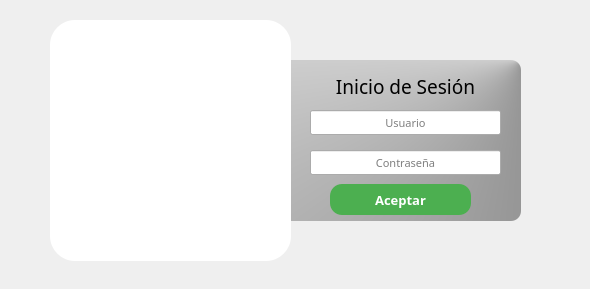
<?xml version="1.0" encoding="UTF-8"?>
<ui version="4.0">
 <class>Form</class>
 <widget class="QWidget" name="Form">
  <property name="geometry">
   <rect>
    <x>0</x>
    <y>0</y>
    <width>590</width>
    <height>289</height>
   </rect>
  </property>
  <property name="windowTitle">
   <string>Form</string>
  </property>
  <property name="styleSheet">
   <string notr="true">#w_login{
	border-top-right-radius: 10px;
	border-bottom-right-radius: 10px;
}

#btn_aceptar_ingreso{
	background-color: rgb(76, 175, 80);
	border-radius: 12px;
	color: rgb(255, 255, 255);
}
#btn_aceptar_ingreso:hover{
	background-color: rgb(0, 194, 12);
}
*[objectName *=&quot;btn_manejoventana&quot;]{
	background-color: transparent;
}
*[objectName *=&quot;txt&quot;]{
	background-color: rgb(255, 255, 255);
}</string>
  </property>
  <layout class="QGridLayout" name="gridLayout">
   <property name="leftMargin">
    <number>0</number>
   </property>
   <property name="topMargin">
    <number>0</number>
   </property>
   <property name="rightMargin">
    <number>0</number>
   </property>
   <property name="bottomMargin">
    <number>0</number>
   </property>
   <property name="spacing">
    <number>0</number>
   </property>
   <item row="0" column="0">
    <widget class="QWidget" name="widget" native="true">
     <property name="styleSheet">
      <string notr="true"/>
     </property>
     <widget class="QWidget" name="w_login" native="true">
      <property name="geometry">
       <rect>
        <x>290</x>
        <y>60</y>
        <width>231</width>
        <height>161</height>
       </rect>
      </property>
      <property name="minimumSize">
       <size>
        <width>230</width>
        <height>0</height>
       </size>
      </property>
      <property name="styleSheet">
       <string notr="true">#w_login{
background-color: qconicalgradient(cx:1, cy:0, angle:113.6, stop:0.0397727 rgba(237, 237, 237, 255), stop:0.585227 rgba(117, 117, 117, 255));
	box-shadow: 5px 5px 50px rgba(0, 0, 0, 20);
}</string>
      </property>
      <widget class="QLabel" name="label">
       <property name="geometry">
        <rect>
         <x>30</x>
         <y>15</y>
         <width>171</width>
         <height>23</height>
        </rect>
       </property>
       <property name="font">
        <font>
         <family>Albertus Extra Bold</family>
         <pointsize>14</pointsize>
         <weight>50</weight>
         <bold>false</bold>
        </font>
       </property>
       <property name="text">
        <string>Inicio de Sesión</string>
       </property>
       <property name="alignment">
        <set>Qt::AlignCenter</set>
       </property>
      </widget>
      <widget class="QLineEdit" name="txt_usuario">
       <property name="geometry">
        <rect>
         <x>20</x>
         <y>50</y>
         <width>191</width>
         <height>25</height>
        </rect>
       </property>
       <property name="font">
        <font>
         <family>Albertus Extra Bold</family>
         <pointsize>8</pointsize>
        </font>
       </property>
       <property name="styleSheet">
        <string notr="true"/>
       </property>
       <property name="alignment">
        <set>Qt::AlignCenter</set>
       </property>
       <property name="placeholderText">
        <string>Usuario</string>
       </property>
      </widget>
      <widget class="QLineEdit" name="txt_usuarioPassword">
       <property name="geometry">
        <rect>
         <x>20</x>
         <y>90</y>
         <width>191</width>
         <height>25</height>
        </rect>
       </property>
       <property name="font">
        <font>
         <family>Albertus Extra Bold</family>
         <pointsize>8</pointsize>
        </font>
       </property>
       <property name="echoMode">
        <enum>QLineEdit::Password</enum>
       </property>
       <property name="alignment">
        <set>Qt::AlignCenter</set>
       </property>
       <property name="placeholderText">
        <string>Contraseña</string>
       </property>
      </widget>
      <widget class="QPushButton" name="btn_aceptar_ingreso">
       <property name="geometry">
        <rect>
         <x>40</x>
         <y>124</y>
         <width>141</width>
         <height>31</height>
        </rect>
       </property>
       <property name="minimumSize">
        <size>
         <width>0</width>
         <height>31</height>
        </size>
       </property>
       <property name="font">
        <font>
         <family>Albertus Medium</family>
         <pointsize>10</pointsize>
         <weight>75</weight>
         <bold>true</bold>
        </font>
       </property>
       <property name="cursor">
        <cursorShape>PointingHandCursor</cursorShape>
       </property>
       <property name="text">
        <string>Aceptar</string>
       </property>
      </widget>
     </widget>
     <widget class="QWidget" name="w_panelderecho_login" native="true">
      <property name="geometry">
       <rect>
        <x>50</x>
        <y>20</y>
        <width>241</width>
        <height>241</height>
       </rect>
      </property>
      <property name="styleSheet">
       <string notr="true">QWidget{
	background-color: rgb(255, 255, 255);
	border-radius:25px;
}</string>
      </property>
      <widget class="QLabel" name="label_2">
       <property name="geometry">
        <rect>
         <x>26</x>
         <y>80</y>
         <width>191</width>
         <height>91</height>
        </rect>
       </property>
       <property name="styleSheet">
        <string notr="true">QLabel{
	border-radius: 0px;
	border-image: url(:/imgs/LOGO_KREI.png);
		box-shadow: 5px 5px 50px rgba(0, 0, 0, 20);
}</string>
       </property>
       <property name="text">
        <string/>
       </property>
      </widget>
      <widget class="QPushButton" name="btn_manejoventana_2">
       <property name="geometry">
        <rect>
         <x>210</x>
         <y>10</y>
         <width>21</width>
         <height>21</height>
        </rect>
       </property>
       <property name="cursor">
        <cursorShape>PointingHandCursor</cursorShape>
       </property>
       <property name="text">
        <string/>
       </property>
       <property name="icon">
        <iconset resource="../../LUIS_ANGEL_VALLEJO/programakw/App/Source/icons.qrc">
         <normaloff>:/icons/Icon_Close.png</normaloff>:/icons/Icon_Close.png</iconset>
       </property>
       <property name="iconSize">
        <size>
         <width>25</width>
         <height>25</height>
        </size>
       </property>
      </widget>
      <widget class="QPushButton" name="btn_manejoventana">
       <property name="geometry">
        <rect>
         <x>187</x>
         <y>10</y>
         <width>21</width>
         <height>21</height>
        </rect>
       </property>
       <property name="cursor">
        <cursorShape>PointingHandCursor</cursorShape>
       </property>
       <property name="text">
        <string/>
       </property>
       <property name="icon">
        <iconset resource="../../LUIS_ANGEL_VALLEJO/programakw/App/Source/icons.qrc">
         <normaloff>:/icons/Icon_Minimize.png</normaloff>:/icons/Icon_Minimize.png</iconset>
       </property>
       <property name="iconSize">
        <size>
         <width>25</width>
         <height>25</height>
        </size>
       </property>
      </widget>
     </widget>
    </widget>
   </item>
  </layout>
 </widget>
 <resources>
  <include location="../../LUIS_ANGEL_VALLEJO/programakw/App/Source/images.qrc"/>
  <include location="../../LUIS_ANGEL_VALLEJO/programakw/App/Source/icons.qrc"/>
 </resources>
 <connections/>
</ui>
